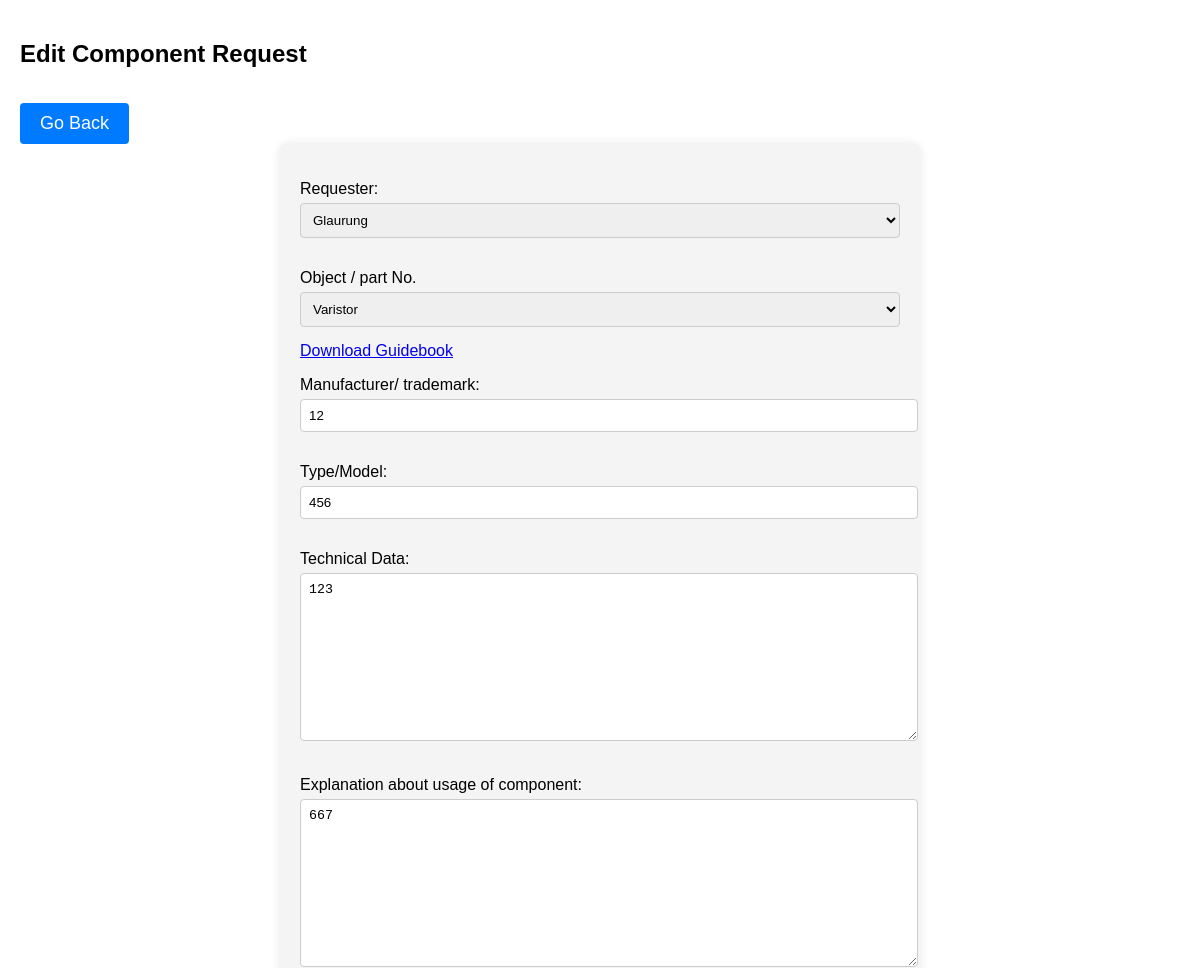
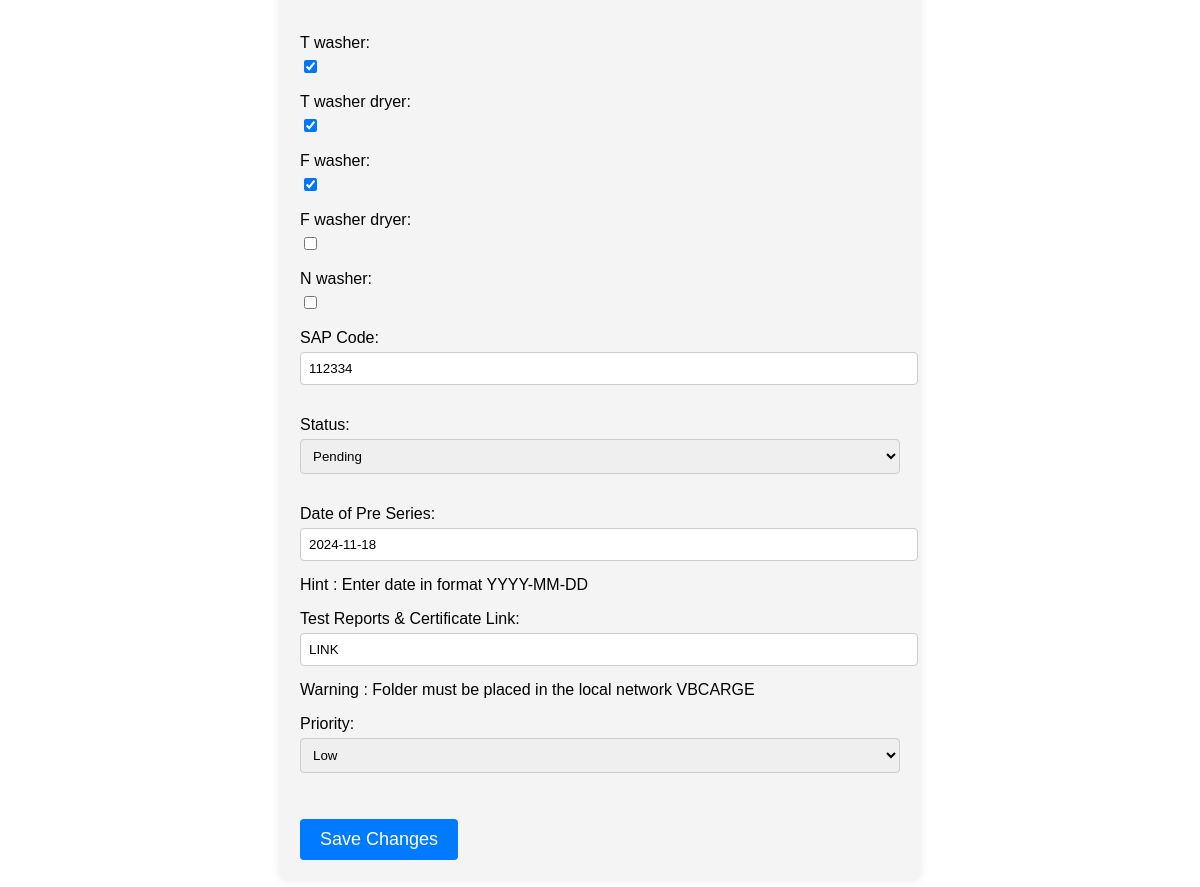
Page /UserAuth/component_requests/edit/3/ (signed in) on the committed database (2 pictures, top to bottom).
### LVD_Management_System/models.py (models this page shows, shortened)
class Component_Request(models.Model):
    R_parts = [("Main Motor - UM","Main Motor - UM"),("Main motor - BLDC","Main motor - BLDC"),("Drain pump (for twin jet system)",
             "Drain pump (for twin jet system)"),
             ("Drain pump","Drain pump"),("Circulation pump (for twin jet system)","Circulation pump (for twin jet system)"),
             ("Drain pump (twin jet system) (with emergency exit hose)","Drain pump (twin jet system) (with emergency exit hose)"),
             ("Dosage pump","Dosage pump"),
             ("Hydroboost pump","Hydroboost pump"),("Capacitor (for Hydro-boost pump)","Capacitor (for Hydro-boost pump)"),
             ("Thermal Protector","Thermal Protector"),("Belt (BLDC models)","Belt (BLDC models)"),
             ("Electrically operated door lock","Electrically operated door lock"),
             ("Door switch with interlock","Door switch with interlock"),
             ("Heating element","Heating element"),("with 2 fuse","with 2 fuse"),
             ("with alternative 2 fuse","with alternative 2 fuse"),("Heating element (Pyrojet)","Heating element (Pyrojet)"),
             ("Inlet valve (double)","Inlet valve (double)"),("Inlet valve (single)","Inlet valve (single)"),
             ("Inlet valve (triple)","Inlet valve (triple)"),("Level switch","Level switch"),
             ("Level sensor","Level sensor"),("NTC","NTC"),
             ("Reed Switch","Reed Switch"),("Steam Generator","Steam Generator"),("with Thermostat","with Thermostat"),
             ("Thermostat for Pyrojet Heating Element","Thermostat for Pyrojet Heating Element"),
             ("Overflow Switch","Overflow Switch"),("Electronic Module - BLDC Board","Electronic Module - BLDC Board"),
             ("Electronic Module - DC Board","Electronic Module - DC Board"),
             ("Electronic Module - Steamjet, Pyrojet, Dryer Board","Electronic Module - Steamjet, Pyrojet, Dryer Board"),
             ("Electronic Module - IO Board","Electronic Module - IO Board"),
             ("Electronic Module - Door Light Board","Electronic Module - Door Light Board"),
             ("Electronic Module - Main Board","Electronic Module - Main Board"),
             ("Electronic Module - UI Board","Electronic Module - UI Board"),("Drum Light Board","Drum Light Board"),
             ("Electronic Module - Sterilizone IO Board","Electronic Module - Sterilizone IO Board"),
             ("Electronic Module - Intelliwash IO Board","Electronic Module - Intelliwash IO Board"),
             ("Electronic Module - LED Board","Electronic Module - LED Board"),
             ("Electronic Module - UV Ballast Board","Electronic Module - UV Ballast Board"),
             ("Electronic Module - UV Lamp Board","Electronic Module - UV Lamp Board"),
             ("Electronic Module - Wifi Board","Electronic Module - Wifi Board"),("EMI filter","EMI filter"),
             ("Current Fuse","Current Fuse"),("Microcontroller - BLDC Board","Microcontroller - BLDC Board"),
             ("Microcontroller - Main Board","Microcontroller - Main Board"),("Optocoupler","Optocoupler"),
             ("Optotriac","Optotriac"),("Relay on PCB","Relay on PCB"),
             ("Safety Transformer","Safety Transformer"),("Switch on PCB","Switch on PCB"),
             ("Varistor","Varistor"),("XY Capacitor","XY Capacitor"),
             ("Plug Current Fuse","Plug Current Fuse"),("hose set (cold)","hose set (cold)"),
             ("hose set (hot)","hose set (hot)"),("Check Valve","Check Valve"),
             ("Supply cord","Supply cord"),("Plug","Plug")]
    R_Requester = models.ForeignKey("auth.User",on_delete = models.PROTECT,default = 1,verbose_name='Requester')
    R_Part_name = models.CharField(verbose_name="Object / part No.",max_length=100,choices=R_parts)
    R_Manufacturer = models.CharField(verbose_name="Manufacturer/ trademark",max_length=150)
    R_Model = models.CharField(verbose_name="Type/Model",max_length=120)
    R_Technical_Data = models.TextField(verbose_name="Technical Data")
    R_Determination = models.TextField(verbose_name="Explanation about usage of component")
    R_T_Washer_LVD = models.BooleanField(verbose_name="T washer",default=False)
    R_T_Washer_Dryer_LVD = models.BooleanField(verbose_name="T washer dryer",default=False)
    R_F_Washer_LVD = models.BooleanField(verbose_name="F washer",default=False)
    R_F_Washer_Dryer_LVD = models.BooleanField(verbose_name="F washer dryer",default=False)
    R_N_Washer_LVD = models.BooleanField(verbose_name="N washer",default=False)
    R_SAP_code = models.CharField(verbose_name="SAP Code",max_length=80)
    R_Status_Parts = [("Approved","Approved"),("Pending","Pending"),("Rejected","Rejected")]
    R_Status = models.CharField(verbose_name="Status",max_length=100,choices=R_Status_Parts, default = 'Pending')
    Pre_Series_Date = models.DateField(verbose_name = 'Date of Pre Series',help_text='Hint : Enter date in format YYYY-MM-DD')
    Test_Results_Link = models.CharField(verbose_name='Test Reports & Certificate Link',max_length=1000,
                                         help_text='Warning : Folder must be placed in the local network VBCARGE')
    R_Created_Date = models.DateField(auto_now_add=True,verbose_name='Created Date')
    R_Last_Update_Date = models.DateField(auto_now=True,verbose_name='Last Update')
    R_Priority_Choices = [("High","High"),("Normal","Normal"),("Low","Low")]
    R_Priority = models.CharField(verbose_name='Priority',choices=R_Priority_Choices,default='Normal',max_length=40)

### UserAuth/views.py (the view)
# urls.py: path('component_requests/edit/<int:id>/', views.edit_component_request, name='edit_component_request'),
@login_required(login_url='UserAuth:login')
def edit_component_request(request, id):
    component_request = get_object_or_404(Component_Request, id=id)
    if request.user != component_request.R_Requester and not request.user.is_superuser:
        form = Component_RequestAdminForm(instance=component_request)
        return render(request, 'view_component_request.html', {'form': form})
    if request.method == 'POST':
        form = Component_RequestAdminForm(request.POST, instance=component_request)
        if form.is_valid():
            form.save()
            return redirect('UserAuth:component_requests')
    else:
        form = Component_RequestAdminForm(instance=component_request)
    return render(request, 'edit_component_request.html', {'form': form, 'editable': True})

### LVD_Management_System/forms.py
class Component_RequestAdminForm(forms.ModelForm):
    class Meta :
        model = Component_Request
        fields = '__all__'
    def __init__(self, *args, **kwargs):
        super(Component_RequestAdminForm, self).__init__(*args, **kwargs)
        self.fields['R_Part_name'].help_text = format_html(
            '<a href="/static/Test-Requirements.pdf"download>Download Guidebook</a>'
        )

### templates/edit_component_request.html (shortened to what this page needs)
<!DOCTYPE html>
<html lang="en">
<head>
</head>
<body>
<h2>Edit Component Request</h2>
<button type="button" onclick="window.history.back();">Go Back</button>
<form method="post">
    {{ form.as_p }}
    <button type="submit">Save Changes</button>
</form>
</body>
</html>

### rows in the picture
Component_Request: R_Requester "Glaurung", R_Part_name "Varistor", R_Manufacturer "12", R_Model "456", R_Technical_Data "123", R_Determination "667", R_T_Washer_LVD "☑", R_T_Washer_Dryer_LVD "☑", R_F_Washer_LVD "☑", R_SAP_code "112334", R_Status "Pending", Pre_Series_Date "2024-11-18", Test_Results_Link "LINK", R_Priority "Low"
